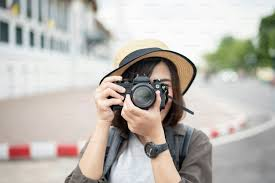
#> input picture day5/images.jpeg, 275 x 183 px
$ python bruteforce.py
#> lines starting #> are read from the running program, lines starting #| are printed output that depends on the picture
import cv2
import matplotlib.pyplot as plt

img1 = cv2.imread("images.jpeg", cv2.IMREAD_GRAYSCALE)
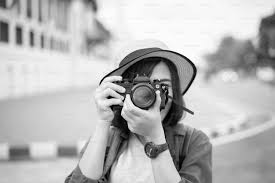
#> img1: shape (183, 275); min 0, max 255, mean 183.4
img2 = cv2.imread("images.jpeg", cv2.IMREAD_GRAYSCALE)

sift = cv2.SIFT_create()
kp1, des1 = sift.detectAndCompute(img1, None)
#> kp1 = 251 keypoints; strongest (x, y, size): (163, 87, 1.8), (119, 78, 3.3), (192, 113, 2), (112, 107, 3.8)
kp2, des2 = sift.detectAndCompute(img2, None)
#> kp2 has the same summary as kp1

bf = cv2.BFMatcher()

matches = bf.knnMatch(des1, des2, k=2)
#> matches = 251 matches


good_matches = []
for m, n in matches:
    if m.distance < 0.75 * n.distance:
        good_matches.append([m])
#> after the loop, good_matches = 251 matches

match_img = cv2.drawMatchesKnn(img1, kp1, img2, kp2, good_matches, None, flags=2)
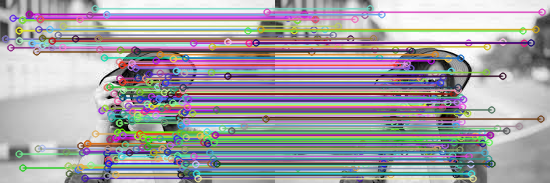
#> match_img: shape (183, 550, 3); mean of channels 0, 1, 2 165.2, 161, 163.8; drawn as B, G, R

plt.imshow(match_img)
plt.axis("off")
plt.show()
